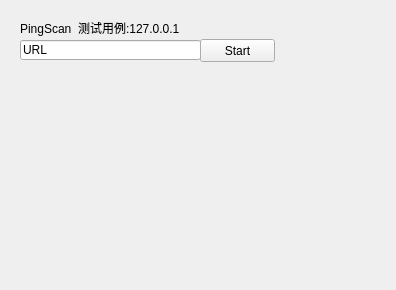
<?xml version="1.0" encoding="UTF-8"?>
<ui version="4.0">
 <class>Ping_Scan</class>
 <widget class="QWidget" name="Ping_Scan">
  <property name="geometry">
   <rect>
    <x>0</x>
    <y>0</y>
    <width>396</width>
    <height>290</height>
   </rect>
  </property>
  <property name="windowTitle">
   <string>Form</string>
  </property>
  <widget class="QPushButton" name="pushButton">
   <property name="geometry">
    <rect>
     <x>200</x>
     <y>39</y>
     <width>75</width>
     <height>23</height>
    </rect>
   </property>
   <property name="text">
    <string>Start</string>
   </property>
  </widget>
  <widget class="QLineEdit" name="lineEdit">
   <property name="geometry">
    <rect>
     <x>20</x>
     <y>40</y>
     <width>181</width>
     <height>20</height>
    </rect>
   </property>
   <property name="text">
    <string>URL</string>
   </property>
  </widget>
  <widget class="QLabel" name="label">
   <property name="geometry">
    <rect>
     <x>20</x>
     <y>20</y>
     <width>301</width>
     <height>16</height>
    </rect>
   </property>
   <property name="text">
    <string>PingScan  测试用例:127.0.0.1</string>
   </property>
  </widget>
 </widget>
 <resources/>
 <connections/>
</ui>
